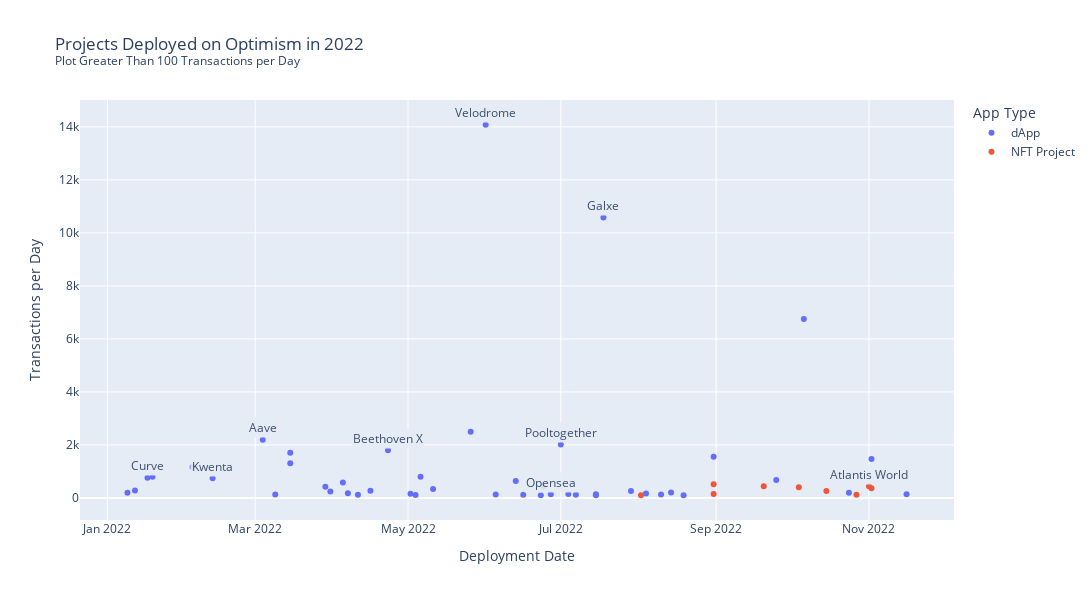

Notebook code for this chart:
### Code cell
fig = px.scatter(df, x="date", y="txs_per_day",
	        #  size="pop", 
                 color="type",
                 hover_name="project",
                #  size_max=60
                labels={"date":"Deployment Date", "txs_per_day":"Transactions per Day", "type":"App Type"}
                ,title = "Projects Deployed on Optimism in 2022 \
                        <br><sup>Plot Greater Than 100 Transactions per Day</sup>"
                , width=800, height=400
                 )
project_annotations = ['Velodrome','Pooltogether','Galxe','Aave','Curve','Beethoven X','Kwenta','Opensea','Atlantis World']
for p in project_annotations:
        fig.add_annotation(x=df[df['project'] == p]['date'].iloc[0], y=df[df['project'] == p]['txs_per_day'].iloc[0],
                text=p,
                showarrow=False,
                yshift=12,
                bgcolor="#E6ECF5",
                opacity=0.9
                )
fig.show()
if not os.path.exists("img_outputs"):
        os.mkdir("img_outputs")
fig.write_image("img_outputs/op_deployments_2022.svg")
fig.write_image("img_outputs/op_deployments_2022.png")

### Figure 1 — Plotly figure (JSON) as saved in the notebook; plotly's stock layout.template omitted (floating-point values rounded to 4 significant figures)
{"data": [{"hovertemplate": "<b>%{hovertext}</b><br><br>App Type=dApp<br>Deployment Date=%{x}<br>Transactions per Day=%{y}<extra></extra>", "hovertext": ["Paraswap", "Chainhop", "Clipper", "Polynomial Protocol", "Sushi", "Hashflow", "Teleportr/ Warp Speed", "Nested", "Quest3", "Curve", "Reaper Farm", "Zerion", "Beethoven X", "Opensea", "Gelato", "Tarot Finance", "Ripae", "Velodrome", "Kwenta", "Qidao", "Pooltogether", "Beefy Finance", "Mirror", "Wardenswap", "Optimismpad", "Unidex", "Kyberswap", "Granary", "Web3 Savings Protocol", "Opx Finance", "Aave", "Nex", "Thirdweb", "Stargate Finance", "Ecc Domains", "Odos", "Homora V2", "Revert Finance", "Sonne Finance", "Biconomy - Hyphen", "Galxe", "Layer Zero", "Holozaki", "Openxproject", "Apetimism Launchapd", "Lifi"], "legendgroup": "dApp", "marker": {"color": "#636efa", "symbol": "circle"}, "mode": "markers", "name": "dApp", "orientation": "v", "showlegend": true, "type": "scatter", "x": ["2022-07-15T00:00:00", "2022-05-11T00:00:00", "2022-02-04T00:00:00", "2022-03-29T00:00:00", "2022-05-04T00:00:00", "2022-05-02T00:00:00", "2022-04-16T00:00:00", "2022-04-07T00:00:00", "2022-03-31T00:00:00", "2022-01-17T00:00:00", "2022-07-04T00:00:00", "2022-03-09T00:00:00", "2022-04-23T00:00:00", "2022-06-27T00:00:00", "2022-01-09T00:00:00", "2022-05-06T00:00:00", "2022-08-04T00:00:00", "2022-06-01T00:00:00", "2022-02-12T00:00:00", "2022-04-05T00:00:00", "2022-07-01T00:00:00", "2022-06-24T00:00:00", "2022-01-19T00:00:00", "2022-04-11T00:00:00", "2022-08-14T00:00:00", "2022-10-24T00:00:00", "2022-06-16T00:00:00", "2022-05-26T00:00:00", "2022-11-16T00:00:00", "2022-11-02T00:00:00", "2022-03-04T00:00:00", "2022-08-31T00:00:00", "2022-06-23T00:00:00", "2022-03-15T00:00:00", "2022-08-10T00:00:00", "2022-10-06T00:00:00", "2022-07-07T00:00:00", "2022-07-15T00:00:00", "2022-09-25T00:00:00", "2022-06-13T00:00:00", "2022-07-18T00:00:00", "2022-03-15T00:00:00", "2022-06-05T00:00:00", "2022-08-19T00:00:00", "2022-07-29T00:00:00", "2022-01-12T00:00:00"], "xaxis": "x", "y": [101.2, 333.8, 1165.0, 416.7, 105.6, 153.1, 270.0, 176.7, 238.2, 762.2, 150.5, 127.5, 1794.0, 138.5, 196.4, 797.4, 171.1, 14080.0, 740.4, 580.9, 2018.0, 424.7, 800.8, 119.6, 205.0, 193.9, 115.0, 2493.0, 139.3, 1465.0, 2195.0, 1552.0, 104.8, 1707.0, 128.8, 6749.0, 119.6, 137.0, 675.8, 634.4, 10580.0, 1309.0, 130.8, 103.5, 263.8, 282.4], "yaxis": "y"}, {"hovertemplate": "<b>%{hovertext}</b><br><br>App Type=NFT Project<br>Deployment Date=%{x}<br>Transactions per Day=%{y}<extra></extra>", "hovertext": ["RabbitHole Credentials: L2", "OptiChads", "OaycNFT", "Early Optimists", "Alpha Gal", "OP Delegatooors", "OP Horse Kingdom", "OP Bridgooor", "Atlantis World"], "legendgroup": "NFT Project", "marker": {"color": "#EF553B", "symbol": "circle"}, "mode": "markers", "name": "NFT Project", "orientation": "v", "showlegend": true, "type": "scatter", "x": ["2022-10-04T00:00:00", "2022-08-02T00:00:00", "2022-10-15T00:00:00", "2022-08-31T00:00:00", "2022-08-31T00:00:00", "2022-09-20T00:00:00", "2022-10-27T00:00:00", "2022-11-02T00:00:00", "2022-11-01T00:00:00"], "xaxis": "x", "y": [400.8, 100.5, 256.6, 513.5, 149.8, 444.4, 123.9, 360.7, 437.9], "yaxis": "y"}], "layout": {"annotations": [{"bgcolor": "#E6ECF5", "opacity": 0.9, "showarrow": false, "text": "Velodrome", "x": "2022-06-01T00:00:00", "y": 14080.0, "yshift": 12}, {"bgcolor": "#E6ECF5", "opacity": 0.9, "showarrow": false, "text": "Pooltogether", "x": "2022-07-01T00:00:00", "y": 2018.0, "yshift": 12}, {"bgcolor": "#E6ECF5", "opacity": 0.9, "showarrow": false, "text": "Galxe", "x": "2022-07-18T00:00:00", "y": 10580.0, "yshift": 12}, {"bgcolor": "#E6ECF5", "opacity": 0.9, "showarrow": false, "text": "Aave", "x": "2022-03-04T00:00:00", "y": 2195.0, "yshift": 12}, {"bgcolor": "#E6ECF5", "opacity": 0.9, "showarrow": false, "text": "Curve", "x": "2022-01-17T00:00:00", "y": 762.2, "yshift": 12}, {"bgcolor": "#E6ECF5", "opacity": 0.9, "showarrow": false, "text": "Beethoven X", "x": "2022-04-23T00:00:00", "y": 1794.0, "yshift": 12}, {"bgcolor": "#E6ECF5", "opacity": 0.9, "showarrow": false, "text": "Kwenta", "x": "2022-02-12T00:00:00", "y": 740.4, "yshift": 12}, {"bgcolor": "#E6ECF5", "opacity": 0.9, "showarrow": false, "text": "Opensea", "x": "2022-06-27T00:00:00", "y": 138.5, "yshift": 12}, {"bgcolor": "#E6ECF5", "opacity": 0.9, "showarrow": false, "text": "Atlantis World", "x": "2022-11-01T00:00:00", "y": 437.9, "yshift": 12}], "height": 600, "legend": {"title": {"text": "App Type"}, "tracegroupgap": 0}, "title": {"text": "Projects Deployed on Optimism in 2022                         <br><sup>Plot Greater Than 100 Transactions per Day</sup>"}, "width": 1200, "xaxis": {"anchor": "y", "domain": [0, 1], "title": {"text": "Deployment Date"}}, "yaxis": {"anchor": "x", "domain": [0, 1], "title": {"text": "Transactions per Day"}}}}
